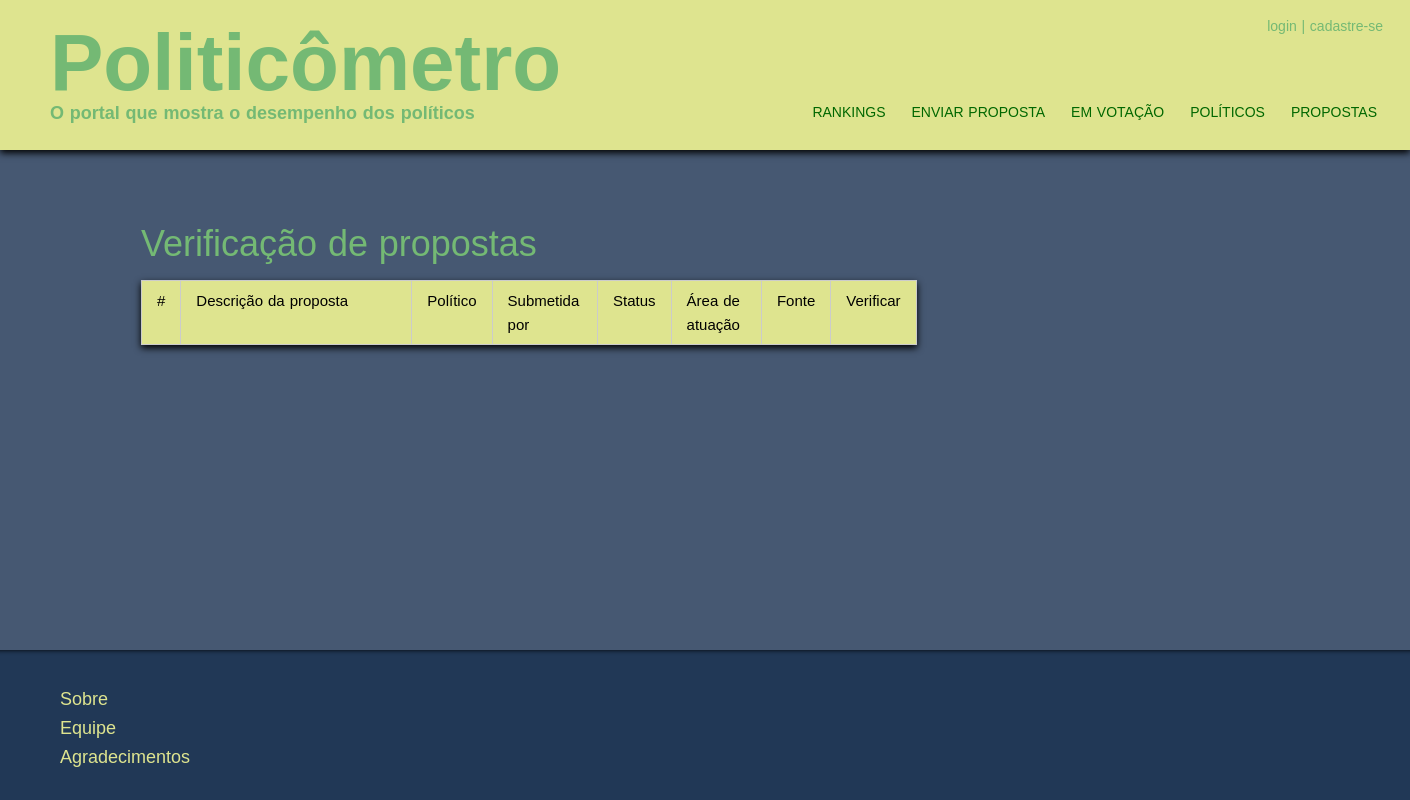
The app's page /politicometro/verificar.php, older data.
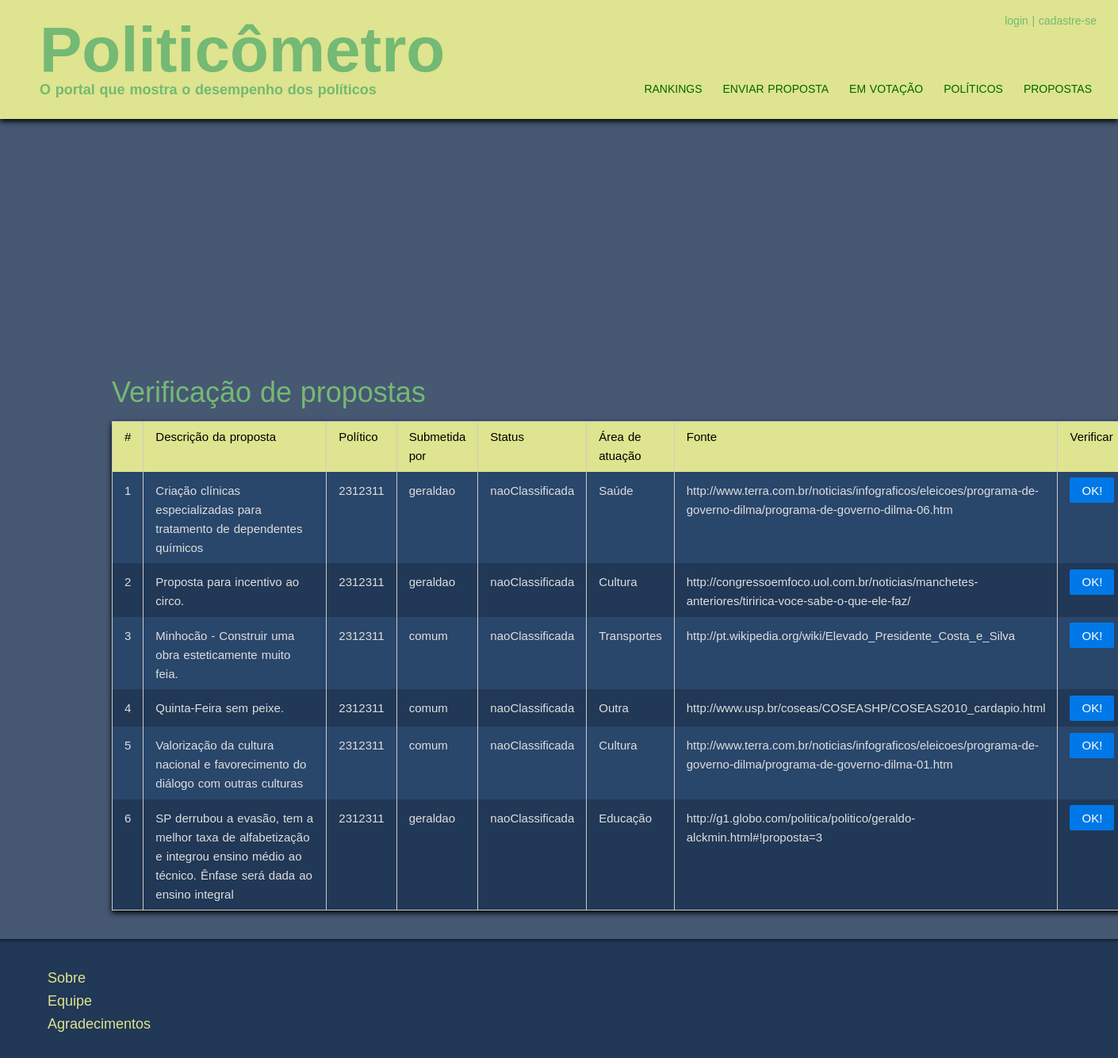
The same page, newer data.
### tables this page shows
CREATE TABLE IF NOT EXISTS `proposta` (
`id` int(11) NOT NULL,
  `area` varchar(90) NOT NULL,
  `status` enum('cumprido','cumprindo','naoCumprido','naoClassificada') NOT NULL,
  `procedencia` tinyint(1) NOT NULL,
  `classificacao` enum('subjetiva','objetiva','naoClassificada') NOT NULL,
  `proponente` int(11) NOT NULL COMMENT 'deve conter o registro do político',
  `informante` varchar(90) NOT NULL,
  `descricao` tinytext NOT NULL,
  `relevancia` enum('alta','media','baixa','naoClassificada') NOT NULL,
  `fonte` tinytext NOT NULL
);

### politicometro/classes/Proposta.php (called while the page is built, shortened)
<?php
require_once(dirname(__FILE__).'/../DAL/Dao.php');
class Proposta {
	private $dao;
	private $id;
	private $areaAtuacao;
	private $statusCumprimento;
	private $proponente;
	private $informante;
	private $descricao;
	private $fonte;
	function __construct($area = 'none', $politico = 'none', $informante = 'none',
			$descricao = 'none', $fonte = 'none') {
		$this->dao = new Dao();
		$this->areaAtuacao = $area;
		$this->statusCumprimento = "naoClassificada";
		$this->proponente = $politico;
		$this->informante = $informante;
		$this->descricao = $descricao;
		$this->fonte = $fonte;
	}
	public function getAreaAtuacao() {
		return $this->areaAtuacao;
	}
	public function getStatusCumprimento() {
		return $this->statusCumprimento;
	}
	public function getProponente() {
		return $this->proponente;
	}
	public function getInformante() {
		return $this->informante;
	}
	public function getDescricao() {
		return $this->descricao;
	}
	public function getFonte() {
		return $this->fonte;
	}
	public function getID() {
		return $this->id;
	}
	public function getPropostaBD($id) {
		$entrada = $this->dao->getData('proposta', 'id', $id);
		$resource = array_pop($entrada);
		if ($resource) {
			$this->id = $id;
			$this->areaAtuacao = $resource['area'];
			$this->statusCumprimento = $resource['status'];
			$this->proponente = $resource['proponente'];
			$this->informante = $resource['informante'];
			$this->descricao = $resource['descricao'];
			$this->fonte = $resource['fonte'];
		}
	}
}
?>

### politicometro/DAL/Dao.php (called while the page is built, shortened)
<?php
class Dao {
	private $connection;
	private $host;
	function __construct($host = 'localhost') {
		$this->connection = $this->connectDB();
		$this->host = $host;
		mysqli_query($this->connection, "SET NAMES 'utf8'");
		mysqli_query($this->connection, 'SET character_set_connection=utf8');
		mysqli_query($this->connection, 'SET character_set_client=utf8');
		mysqli_query($this->connection, 'SET character_set_results=utf8');
	}
	private function connectDB($user = 'guest', $password = 'guest') {
		$connection = mysqli_connect($this->host, $user, $password);
		return $connection;
	}
	public function getData($table, $field, $value) {
		$query = "SELECT *
				  FROM {$table}
				  WHERE {$field} = '{$value}'";
		$resource = mysqli_query($this->connection, $query);
		if ($resource) {
			$entradas = array();
			while ($data = mysqli_fetch_array($resource))
				array_push($entradas, $data);
			return $entradas;
		}
	}
}
?>

### politicometro/verificar.php (the view, shortened to what this page needs)
<?php
include(dirname(__FILE__)."/includes/cabecalho.php");
require_once(dirname(__FILE__)."/classes/Proposta.php");
?>
<h2>Verificação de propostas</h2>
<table class="pure-table" action="index.php" method="post">
    <thead>
        <tr>
            <th>#</th>
            <th class="large">Descrição da proposta</th>
            <th>Político</th>
            <th>Submetida por</th>
            <th>Status</th>
            <th>Área de atuação</th>
            <th>Fonte</th>
            <th>Verificar</th>
        </tr>
    </thead>
    <tbody>
<?php
	$dao = new Dao();
	$data = $dao->getDataFromColumn('id', 'proposta', 'procedencia', 0);
	$propostas = array();
	foreach ($data as $proposta) {
		$propostaAtual = new Proposta();
		$propostaAtual->getPropostaBD(array_pop($proposta));
		array_push($propostas, $propostaAtual);
	}
	$i = 0;
	foreach ($propostas as $proposta) {
		if ($i %2 == 0)
			echo "<tr class=\"table-odd\">";
		else
			echo "<tr>";
		echo "<td>".++$i."</td>".
		     "<td>".$proposta->getDescricao()."</td>".
		     "<td>".$proposta->getProponente()."</td>".
		     "<td>".$proposta->getInformante()."</td>".
			 "<td>".$proposta->getStatusCumprimento()."</td>".
			 "<td>".$proposta->getAreaAtuacao()."</td>".
			 "<td>".$proposta->getFonte()."</td>".
		     "<td> <button type=\"submit\" name=\"{$proposta->getID()}\" ".
		     "class=\"pure-button pure-button-primary\">OK!</button></td>";
	}
?>
    </tbody>
</table>
<?php
include("includes/rodape.php");
?>

### politicometro/includes/cabecalho.php (shortened to what this page needs)
<!DOCTYPE html PUBLIC "-//W3C//DTD XHTML 1.0 Strict//EN" "http://www.w3.org/TR/xhtml1/DTD/xhtml1-strict.dtd">
<html xmlns="http://www.w3.org/1999/xhtml" lang="pt-br" xml:lang="pt-br">
<head>
	<link rel="stylesheet" href="lib/pure-min.css" type="text/css" media="screen" />
	<link rel="stylesheet" href="lib/style.css" type="text/css" media="screen" />
</head>
<body>
	<div id="cabecalho">
		<div id="titulo">
			<h1><a href="index.php" class = "title_text">Politicômetro </a></h1>
			<h5 class="subtitulo_text">O portal que mostra o desempenho dos políticos</h5>
		</div>
		<div id="navegacao">
			<div id ="login" />
				<?php
					if (isset($_SESSION['userID']))
						echo "<p><a href=\"index.php?logout=1\">logout</a>";
					else
						echo "<p><a href=\"login.php\">login</a>";
				?>
				 | <a href="cadastrar.php">cadastre-se</a></p>
			</div>
			<ul id="menu">
				<li id="menu_1"><a href="">rankings</a></li>
				<li id="menu_2"><a href="enviar.php">enviar proposta</a></li>
				<li id="menu_3"><a href="">em votação</a></li>
				<li id="menu_4"><a href="">políticos</a></li>
				<li id="menu_5"><a href="">propostas</a></li>
			</ul>
		</div>
	<div id="content" class="inicio">

### politicometro/includes/rodape.php (shortened to what this page needs)
	</div>
	<div id="rodape">
		<ul id="rodape_text">
			<li><a href="">Sobre</a></li>
			<li><a href="">Equipe</a></li>
			<li><a href="">Agradecimentos</a></li>
		</ul>
	</div>
</body>
</html>

Row changes from the older to the newer data that the page shows:
added proposta: descricao "Criação clínicas especializadas para tratamento de dependentes químicos", proponente "2312311", informante "geraldao", status "naoClassificada", area "Saúde", fonte "http://www.terra.com.br/noticias/infograficos/eleicoes/programa-de-governo-dilma/programa-de-governo-dilma-06.htm"
added proposta: descricao "Proposta para incentivo ao circo.", proponente "2312311", informante "geraldao", status "naoClassificada", area "Cultura", fonte "http://congressoemfoco.uol.com.br/noticias/manchetes-anteriores/tiririca-voce-sabe-o-que-ele-faz/"
added proposta: descricao "Minhocão - Construir uma obra esteticamente muito feia.", proponente "2312311", informante "comum", status "naoClassificada", area "Transportes", fonte "http://pt.wikipedia.org/wiki/Elevado_Presidente_Costa_e_Silva"
added proposta: descricao "Quinta-Feira sem peixe.", proponente "2312311", informante "comum", status "naoClassificada", area "Outra", fonte "http://www.usp.br/coseas/COSEASHP/COSEAS2010_cardapio.html"
added proposta: descricao "Valorização da cultura nacional e favorecimento do diálogo com outras culturas", proponente "2312311", informante "comum", status "naoClassificada", area "Cultura", fonte "http://www.terra.com.br/noticias/infograficos/eleicoes/programa-de-governo-dilma/programa-de-governo-dilma-01.htm"
added proposta: descricao "SP derrubou a evasão, tem a melhor taxa de alfabetização e integrou ensino médio ao técnico. Ênfase será dada ao ensino integral", proponente "2312311", informante "geraldao", status "naoClassificada", area "Educação", fonte "http://g1.globo.com/politica/politico/geraldo-alckmin.html#!proposta=3"
